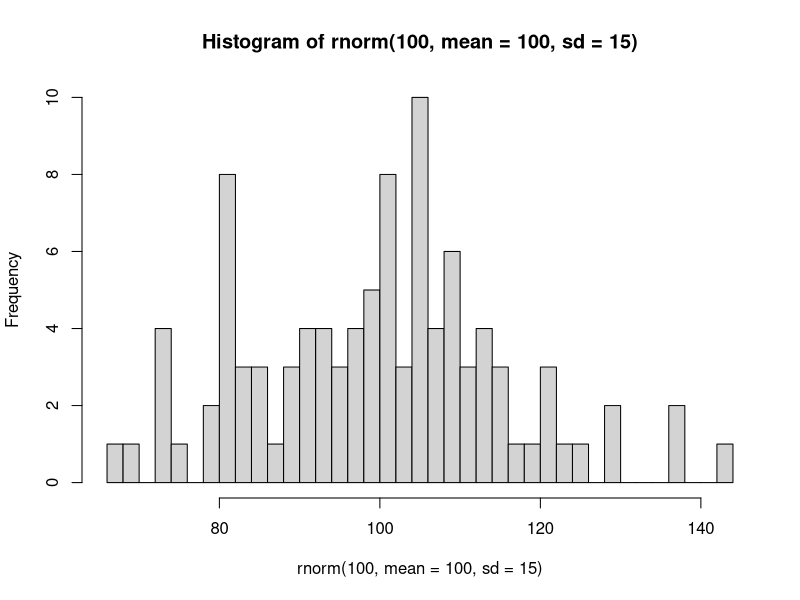
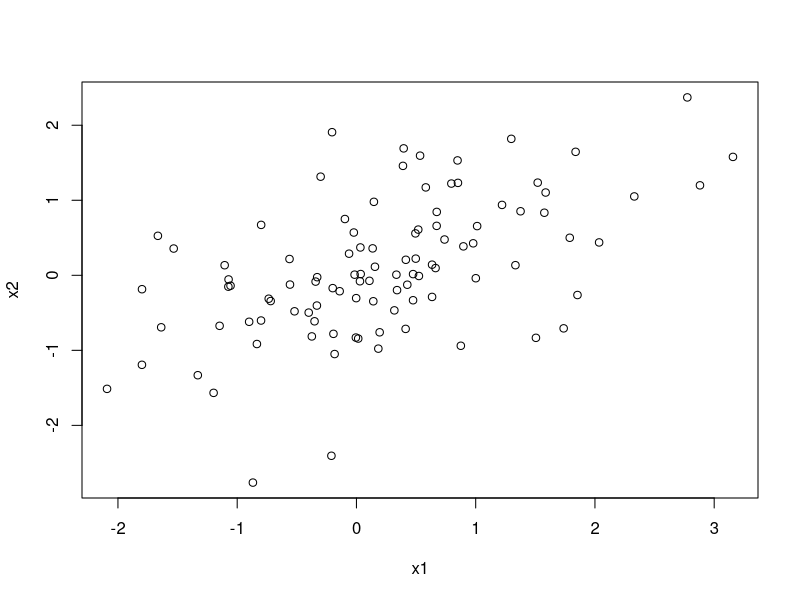
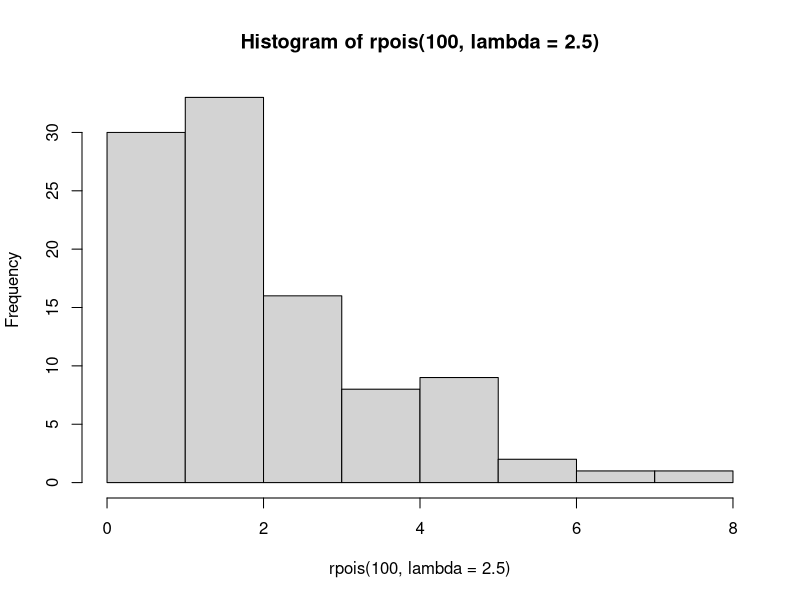
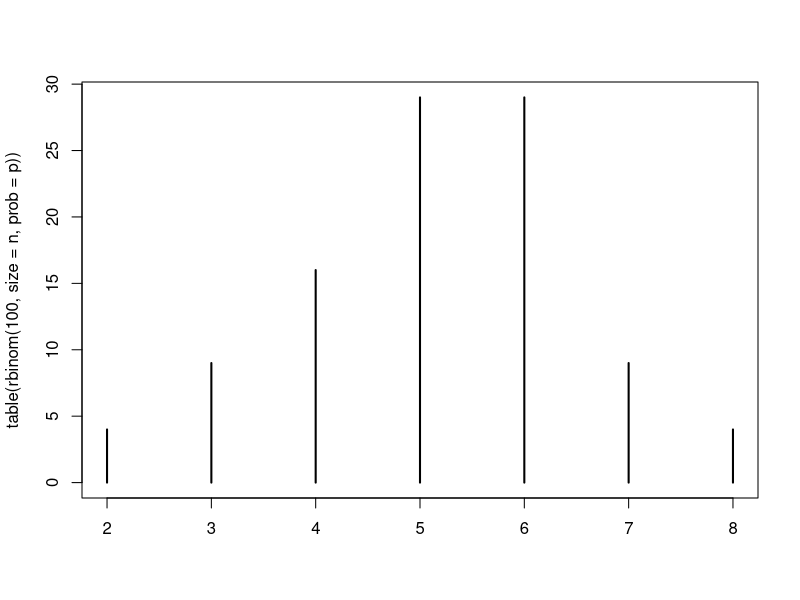
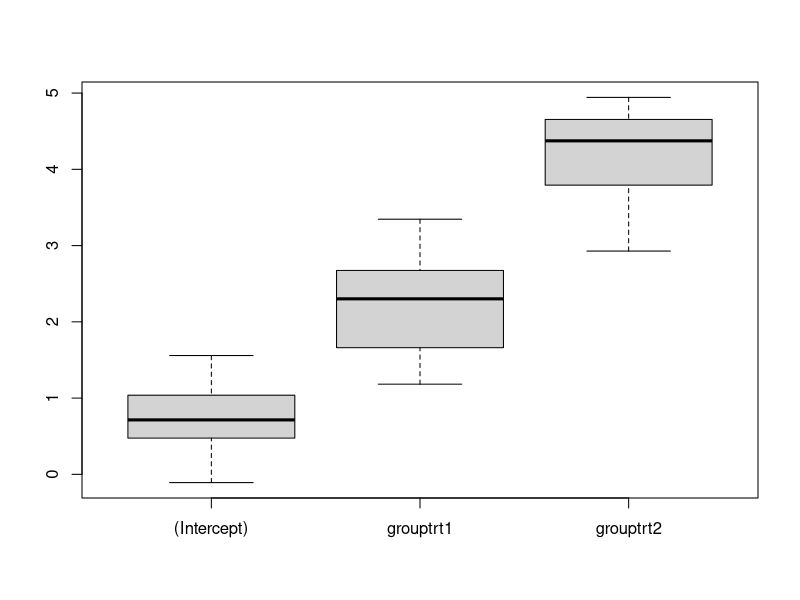

Source code (R) for these figures, in order:
## ---- chunk 1
rnorm(10)                # draw from standard normal distribution
runif(10)                # draw from uniform distribution
rpois(10, lambda = 1)    # draw from Poisson distribution

# Sampling with or without replacement from a vector
sample(1:5, size = 10, replace = TRUE)
## ---- chunk 2
set.seed(1223)  # set seed, so on each run random numbers will be identical
runif(3)
## ---- chunk 3
rnorm(100, mean = 100, sd = 15) |> hist(breaks = 30)
## ---- chunk 4
MASS::mvrnorm(100,
              mu = c(0, 0),
              Sigma = matrix(c(1, 0.5, 0.5, 1), nrow = 2, ncol = 2)) |>
  plot(xlab = "x1", ylab = "x2")
## ---- chunk 5
rpois(100, lambda = 2.5) |> hist()
## ---- chunk 6
n <- 10   # 500, 2000
p <- 0.5  # 0.8, 0.44, 0.515

rbinom(100, size = n, prob = p) |> table() |> plot()
## ---- chunk 7
x <- rbinom(1, size = 10, prob = 0.3)
binom.test(x, n = 10, p = 0.5)
## ---- chunk 8
pval <- replicate(500, {
  x <- rbinom(1, size = 50, prob = 0.3)
  binom.test(x, n = 50, p = 0.5)$p.value
  }
)

mean(pval < 0.05)
## ---- chunk 9
sex <- factor(rep(c("male", "female"), c(15, 20)),
              levels = c("male", "female", "diverse"))
sex
condition <- factor(rep(1:2, 20), levels = 1:2, labels = c("real", "VR"))
condition
group <- factor(rep(c("ctr", "trt1", "trt2"), each = 5))
group
## ---- chunk 10
model.matrix( ~ group)
contrasts(group)
## ---- chunk 11
model.matrix( ~ group) |> unique()
## ---- chunk 12
n <- 20

# A and B are recycled to match the length of id
datsim <- data.frame(id = factor(rep(1:n, each = 4)),
                     A = factor(rep(c("a1", "a2"), each = 2)),
                     B = factor(rep(c("b1", "b2"), times = 2)))

xtabs( ~ A + B, datsim)
xtabs( ~ id + A + B, datsim) |> ftable()

# OR

id <- factor(1:n)
A <- factor(c("a1", "a2"))
B <- factor(c("b1", "b2"))

datsim2 <- expand.grid(id = id, A = A, B = B) |> sort_by(~ id + A)
## ---- chunk 13
datl <- data.frame(id = factor(rep(1:n, each = 7)),
                   time = rep(0:6, times = n),
                   resp = rnorm(n * 7,
                                mean = seq(1, 5, length.out = 7), # seven means
                                sd = 1))

aggregate(resp ~ time, datl, mean)

datw <- reshape(datl, direction = "wide",
                idvar = "id",
                timevar = "time")

colMeans(datw[, -1])

cor(datw[, -1])
## ---- chunk 14
set.seed(1133)
replicate(3, rnorm(10), simplify = FALSE)

set.seed(1133)
replicate(3, rnorm(10))

# Using a for loop

## Create an empty list
l1 <- vector(mode = "list", length = 3)

## Loop to add elements to the list
for(i in 1:3) {
  l1[[i]] <- rnorm(10)
}
l1

## Grow a matrix
mat <- NULL

for(i in 1:3) {
  mat <- cbind(mat, rnorm(10))
}
mat
## ---- chunk 15
# Create a list of data sets

data_sets <- replicate(20, {
  data.frame(id = factor(1:15),
             group = rep(c("ctr", "trt1", "trt2"), times = 5),
             resp = rnorm(5 * 3,
                          mean = c(1, 3, 5), # three means
                          sd = 1))
                },
  simplify = FALSE
)

data_sets[[1]]

# Use apply functions to fit model to each data set

fit_model <- function(data) {
  lm(resp ~ group, data = data)
}

models <- lapply(data_sets, fit_model)  # create list of fitted models

summary(models[[1]])

pars <- sapply(models, coef)

rowMeans(pars)
boxplot(t(pars))
## ---- chunk 16
lm0 <- lm(dist ~ 1, cars)       # H0
lm1 <- lm(dist ~ speed, cars)   # H1

nsim <- 1000
pval <- numeric(nsim)

for (i in 1:nsim) {
  sim <- simulate(lm0)$sim_1
  fit <- lm(sim ~ speed, cars)
  pval[i] <- summary(fit)$coef["speed", "Pr(>|t|)"]
}

# Type I error
mean(pval < 0.05)
